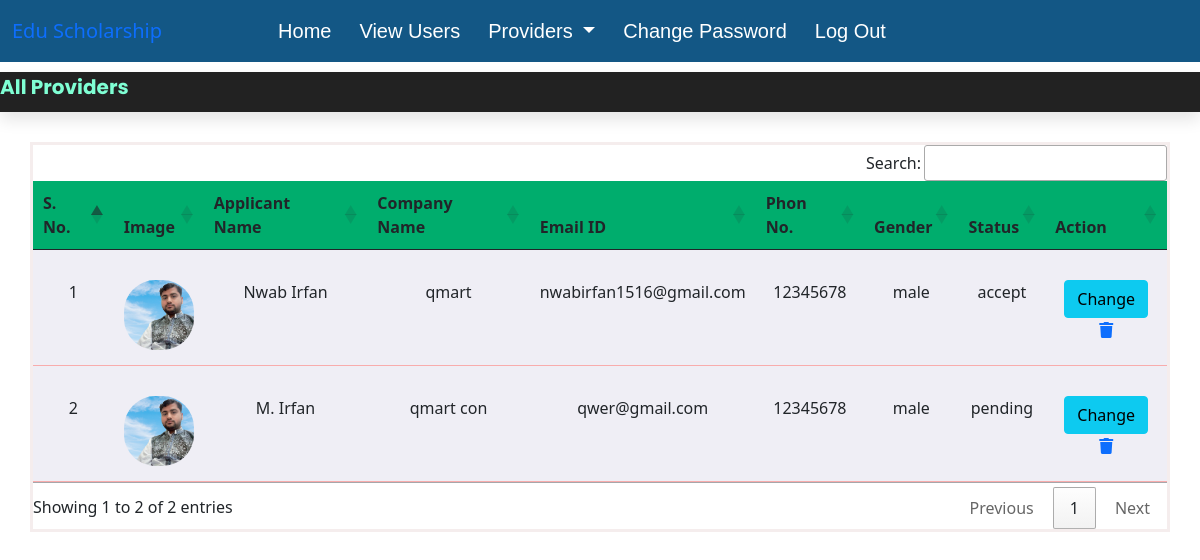
/providers_all (signed in), run on an earlier commit of the app's database.
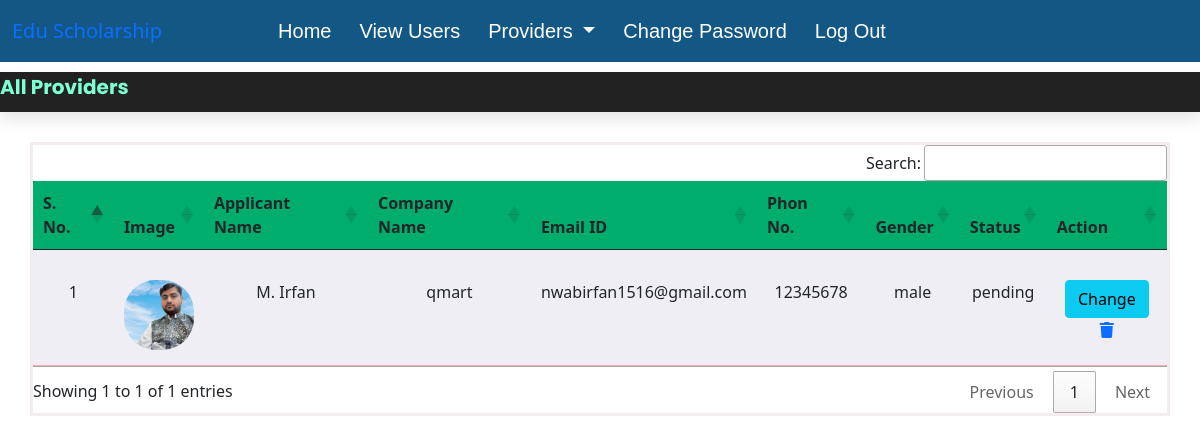
And on a later commit of the database.
### scholarship/models.py (models this page shows, shortened)
class Provider(models.Model):
    user = models.ForeignKey(User, on_delete=models.CASCADE)
    mobile = models.CharField(max_length=12, null=False)
    image = models.FileField()
    gender = models.CharField(max_length=10, null=False)
    companyname = models.CharField(max_length=50, null=False)
    usertype = models.CharField(max_length=30, null=False)
    status = models.CharField(max_length=30, null=False)

### scholarship/views.py (the view)
# urls.py: path('providers_all', providers_all, name='providers_all'),
def providers_all(request):
    if not request.user.is_authenticated:
        return redirect('admin_login')
    providerdata = Provider.objects.all()
    dic = {'Providerdata': providerdata}
    return render(request, 'providers_all.html', dic)

### scholarship/templates/providers_all.html (shortened to what this page needs)
{% extends 'admin_base.html' %}
{% load static %}
{% block content %}
<section class="marquee">
    <marquee behavior="scroll" direction="left" scrollamount="12">All Providers</marquee>
</section>
<section class="view">
    <div class="container">
        <table class="table" id="example" >
            <thead>
                <tr>
                    <th>S. No.</th>
                    <th>Image</th>
                    <th>Applicant Name</th>
                    <th>Company Name</th>
                    <th>Email ID </th>
                    <th>Phon No.</th>
                    <th>Gender</th>
                    <th>Status</th>
                    <th>Action</th>
                </tr>
            </thead>
            <tbody>
                {% for data in Providerdata %}
                <tr>
                    <td>{{ forloop.counter }}</td>
                    <td><img src="{{ data.image.url }}"></td>
                    <td>{{ data.user.first_name }} {{ data.user.last_name }}</td>
                    <td>{{ data.companyname }}</td>
                    <td>{{ data.user.username }}</td>
                    <td>{{ data.mobile }}</td>
                    <td>{{ data.gender }}</td>
                    <td>{{ data.status }}</td>
                    <td><a href="{% url 'change_status' data.id %}" type="button" class="btn btn-info">Change</a>
                    <a href="{% url 'delete_provider' data.user.id %}" onclick="return confirm('Are you sure? \nYou want to delete...')"><i class="fa fa-trash" aria-hidden="true"></i></a>
                    </td>
                </tr>
                {% endfor %}
            </tbody>
        </table>
    </div>
</section>
{% endblock %}

What changed in the data, as far as the page shows it:
removed Provider: image (picture), user.first_name "Nwab", user.last_name "Irfan", companyname "qmart", user.username "nwabirfan1516@gmail.com", mobile "12345678", gender "male", status "accept"
removed Provider: image (picture), user.first_name "M.", user.last_name "Irfan", companyname "qmart con", user.username "qwer@gmail.com", mobile "12345678", gender "male", status "pending"
added Provider: image (picture), user.first_name "M.", user.last_name "Irfan", companyname "qmart", user.username "nwabirfan1516@gmail.com", mobile "12345678", gender "male", status "pending"
Also different on the page:
text written by a page script: "Search: Showing 1 to 2 of 2 entries Previous 1 Next" → "Search: Showing 1 to 1 of 1 entries Previous 1 Next"
